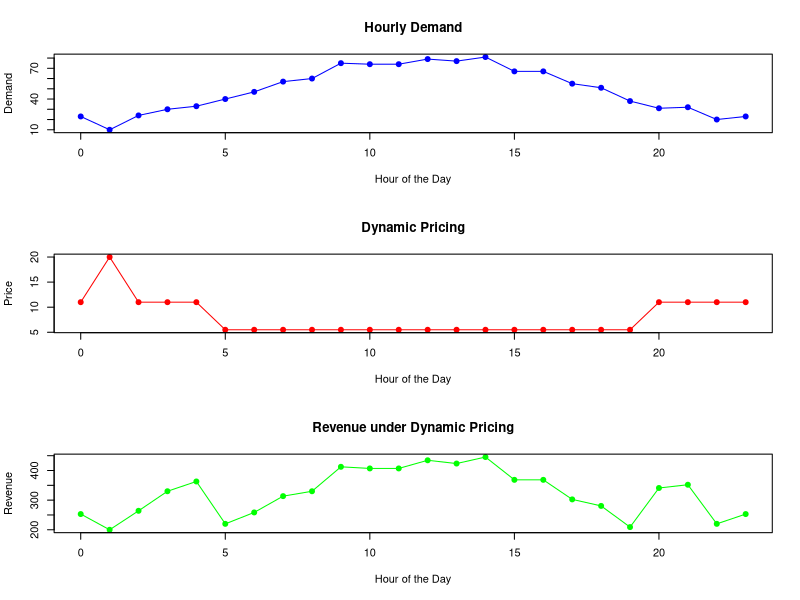

The R source for this figure:
# Simulated hourly demand throughout the day
set.seed(789)
hours <- 0:23
demand <- round(50 + 30 * sin((hours - 6) * pi / 12) + rnorm(24, mean = 0, sd = 5))  # Fluctuating demand

# Function to find the optimal price for a given demand level
optimal_price <- function(demand) {
  price_range <- seq(5, 20, by = 0.5)  # Possible price points
  revenues <- price_range * pmin(demand, 200 / price_range)  # Revenue calculation
  return(price_range[which.max(revenues)])  # Return price that maximizes revenue
}

# Calculate dynamic prices and revenues
prices <- sapply(demand, optimal_price)
revenues <- prices * demand

# Visualize using base R
par(mfrow = c(3, 1))
plot(hours, demand, type = "o", col = "blue", pch = 19,
     xlab = "Hour of the Day", ylab = "Demand",
     main = "Hourly Demand")

plot(hours, prices, type = "o", col = "red", pch = 19,
     xlab = "Hour of the Day", ylab = "Price",
     main = "Dynamic Pricing")

plot(hours, revenues, type = "o", col = "green", pch = 19,
     xlab = "Hour of the Day", ylab = "Revenue",
     main = "Revenue under Dynamic Pricing")
par(mfrow = c(1, 1))